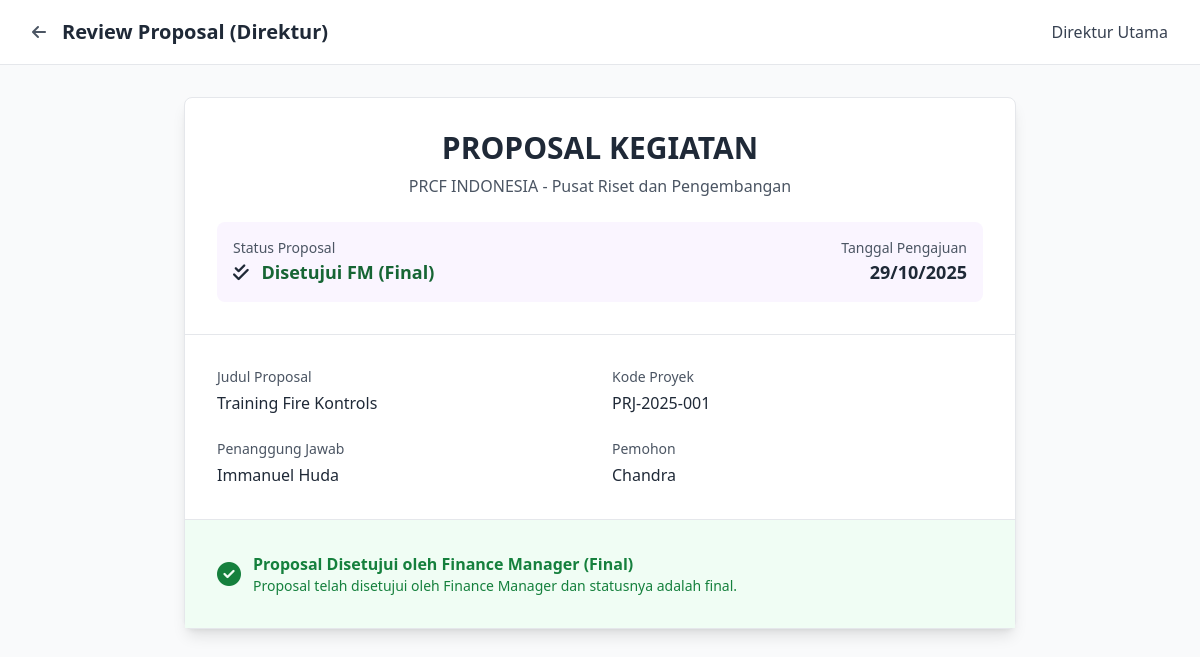
Screenshot of /pages/proposals/review_proposal_dir.php?id=16 (signed in) with the database file from the repository.
### tables this page shows
CREATE TABLE `proposal` (
  `id_proposal` int(11) NOT NULL,
  `judul_proposal` varchar(255) NOT NULL,
  `pj` varchar(255) NOT NULL COMMENT 'Penanggung Jawab',
  `date` date DEFAULT NULL,
  `pemohon` varchar(255) DEFAULT NULL,
  `status` enum('draft','submitted','approved_fm','approved','rejected') DEFAULT 'draft' COMMENT 'draft=PM draft, submitted=waiting FM, approved_fm=FM approved (final), approved=FM approved (final), rejected=rejected',
  `approved_by_fm` int(11) DEFAULT NULL,
  `fm_approval_date` datetime DEFAULT NULL,
  `kode_proyek` varchar(50) DEFAULT NULL,
  `tor` text DEFAULT NULL COMMENT 'Terms of Reference',
  `file_budget` varchar(255) DEFAULT NULL,
  `total_budget_usd` decimal(15,2) DEFAULT 0.00,
  `total_budget_idr` decimal(15,2) DEFAULT 0.00,
  `currency` varchar(10) DEFAULT 'USD',
  `exrate_at_submission` decimal(10,4) DEFAULT 1.0000 COMMENT 'Exchange rate saat submit proposal',
  `created_at` timestamp NOT NULL DEFAULT current_timestamp(),
  `updated_at` timestamp NOT NULL DEFAULT current_timestamp() ON UPDATE current_timestamp()
);

### pages/proposals/review_proposal_dir.php (the view, shortened to what this page needs)
<?php
require_once '../../includes/config.php';
$user_name = $_SESSION['user_name'];
$proposal_id = $_GET['id'] ?? 0;
$return_tab = $_GET['return_tab'] ?? 'proposals';
$check_column = $conn->query("SHOW COLUMNS FROM proposal LIKE 'approved_by_fm'");
if ($check_column && $check_column->num_rows > 0) {
    $stmt = $conn->prepare("SELECT p.*, u.nama as creator_name, u.email as creator_email,
        u2.nama as fm_name, u2.email as fm_email
        FROM proposal p
        LEFT JOIN user u ON p.pemohon = u.nama
        LEFT JOIN user u2 ON p.approved_by_fm = u2.id_user
        WHERE p.id_proposal = ?");
} else {
    $stmt = $conn->prepare("SELECT p.*, u.nama as creator_name, u.email as creator_email
        FROM proposal p
        LEFT JOIN user u ON p.pemohon = u.nama
        WHERE p.id_proposal = ?");
}
$stmt->bind_param("i", $proposal_id);
$stmt->execute();
$proposal = $stmt->get_result()->fetch_assoc();
?>
<!DOCTYPE html>
<html lang="id">
<head>
    <script src="https://cdn.tailwindcss.com"></script>
    <link rel="stylesheet" href="https://cdnjs.cloudflare.com/ajax/libs/font-awesome/6.4.0/css/all.min.css">
</head>
<body class="bg-gray-50 min-h-screen">
    <header class="bg-white border-b border-gray-200 sticky top-0 z-50">
        <div class="max-w-7xl mx-auto px-4 sm:px-6 lg:px-8">
            <div class="flex justify-between items-center h-16">
                <div class="flex items-center space-x-4">
                    <a href="../dashboards/dashboard_dir.php?tab=<?php echo urlencode($return_tab); ?>" class="text-gray-600 hover:text-gray-800">
                        <i class="fas fa-arrow-left"></i>
                    </a>
                    <h1 class="text-xl font-bold text-gray-800">Review Proposal (Direktur)</h1>
                </div>
                <span class="text-gray-700 font-medium"><?php echo $user_name; ?></span>
            </div>
        </div>
    </header>
    <main class="max-w-4xl mx-auto px-4 sm:px-6 lg:px-8 py-8">
        <div class="bg-white rounded-lg shadow-lg border border-gray-200">
            <div class="p-8 border-b border-gray-200">
                <div class="text-center mb-6">
                    <h1 class="text-3xl font-bold text-gray-800 mb-2">PROPOSAL KEGIATAN</h1>
                    <p class="text-gray-600">PRCF INDONESIA - Pusat Riset dan Pengembangan</p>
                </div>
                <div class="space-y-4">
                    <div class="flex items-center justify-between p-4 bg-purple-50 rounded-lg">
                        <div>
                            <p class="text-sm text-gray-600">Status Proposal</p>
                            <p class="text-lg font-bold text-gray-800">
                                <?php
                                $status_text = [
                                    'draft' => 'Draft',
                                    'submitted' => 'Menunggu Review FM',
                                    'approved_fm' => 'Disetujui FM (Final)',
                                    'approved' => 'Disetujui FM (Final)',
                                    'rejected' => 'Ditolak'
                                ];
                                $status_class = [
                                    'draft' => 'text-gray-800',
                                    'submitted' => 'text-yellow-800',
                                    'approved_fm' => 'text-blue-800',
                                    'approved' => 'text-green-800',
                                    'rejected' => 'text-red-800'
                                ];
                                $status_icon = [
                                    'draft' => 'fa-file',
                                    'submitted' => 'fa-clock',
                                    'approved_fm' => 'fa-check',
                                    'approved' => 'fa-check-double',
                                    'rejected' => 'fa-times'
                                ];
                                ?>
                                <i class="fas <?php echo $status_icon[$proposal['status']] ?? 'fa-question'; ?> mr-2"></i>
                                <span class="<?php echo $status_class[$proposal['status']] ?? 'text-gray-800'; ?>">
                                    <?php echo $status_text[$proposal['status']] ?? $proposal['status']; ?>
                                </span>
                            </p>
                        </div>
                        <div class="text-right">
                            <p class="text-sm text-gray-600">Tanggal Pengajuan</p>
                            <p class="text-lg font-bold text-gray-800">
                                <?php echo date('d/m/Y', strtotime($proposal['date'])); ?>
                            </p>
                        </div>
                    </div>
                </div>
            </div>
            <div class="p-8 space-y-6">
                <div class="grid grid-cols-1 md:grid-cols-2 gap-6">
                    <div>
                        <label class="block text-sm font-medium text-gray-600 mb-1">Judul Proposal</label>
                        <p class="text-gray-800 font-medium"><?php echo htmlspecialchars($proposal['judul_proposal']); ?></p>
                    </div>
                    <div>
                        <label class="block text-sm font-medium text-gray-600 mb-1">Kode Proyek</label>
                        <p class="text-gray-800 font-medium"><?php echo htmlspecialchars($proposal['kode_proyek']); ?></p>
                    </div>
                </div>
                <div class="grid grid-cols-1 md:grid-cols-2 gap-6">
                    <div>
                        <label class="block text-sm font-medium text-gray-600 mb-1">Penanggung Jawab</label>
                        <p class="text-gray-800 font-medium"><?php echo htmlspecialchars($proposal['pj']); ?></p>
                    </div>
                    <div>
                        <label class="block text-sm font-medium text-gray-600 mb-1">Pemohon</label>
                        <p class="text-gray-800 font-medium"><?php echo $proposal['pemohon']; ?></p>
                    </div>
                </div>
            </div>
            <?php if ($proposal['status'] === 'approved_fm'): ?>
            <div class="p-8 border-t border-gray-200 bg-green-50">
                <div class="flex items-center text-green-700">
                    <i class="fas fa-check-circle text-2xl mr-3"></i>
                    <div>
                        <p class="font-bold">Proposal Disetujui oleh Finance Manager</p>
                        <p class="text-sm mt-1">
                            Proposal ini telah disetujui oleh Finance Manager
                            <?php if (!empty($proposal['fm_name'])): ?>
                                (<strong><?php echo $proposal['fm_name']; ?></strong>)
                                <?php if ($proposal['fm_approval_date']): ?>
                                pada <?php echo date('d/m/Y H:i', strtotime($proposal['fm_approval_date'])); ?>
                                <?php endif; ?>
                            <?php endif; ?>.
                            <br>Sebagai Direktur, Anda dapat melihat detail proposal ini untuk review. Approval dari Finance Manager adalah final.
                        </p>
                    </div>
                </div>
            </div>
            <?php elseif ($proposal['status'] === 'approved'): ?>
            <div class="p-8 border-t border-gray-200 bg-green-50">
                <div class="flex items-center text-green-700">
                    <i class="fas fa-check-circle text-2xl mr-3"></i>
                    <div>
                        <p class="font-bold">Proposal Disetujui oleh Finance Manager (Final)</p>
                        <p class="text-sm">Proposal telah disetujui oleh Finance Manager dan statusnya adalah final.</p>
                    </div>
                </div>
            </div>
            <?php endif; ?>
        </div>
    </main>
</body>
</html>

### rows the page displays
proposal: status "Disetujui FM (Final)", date "29/10/2025", judul_proposal "Training Fire Kontrols", kode_proyek "PRJ-2025-001", pj "Immanuel Huda", pemohon "Chandra"

### other values shown
$user_name "Direktur Utama"
